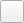
<?xml version="1.0" encoding="UTF-8"?>
<ui version="4.0">
 <class>QrToolButton</class>
 <widget class="QToolButton" name="QrToolButton">
  <property name="windowTitle">
   <string>Form</string>
  </property>
 </widget>
 <resources/>
 <connections/>
</ui>
